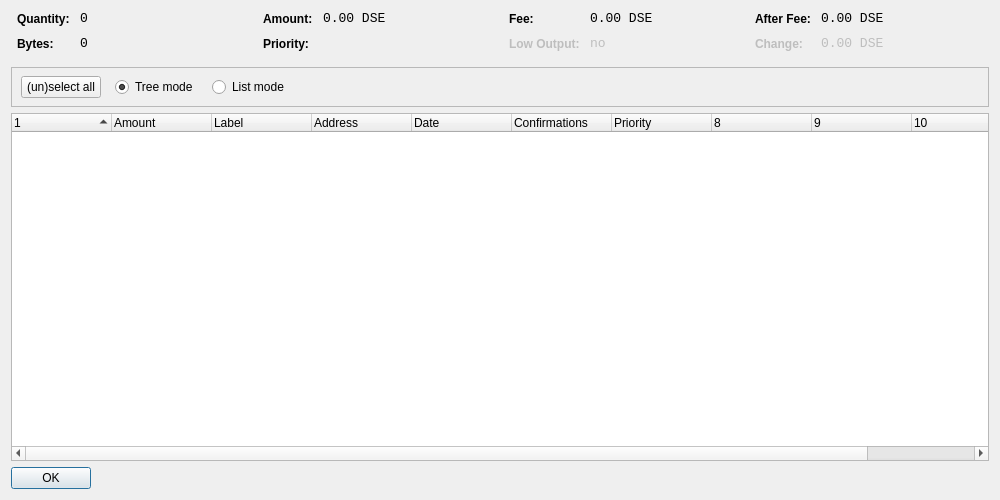
<?xml version="1.0" encoding="UTF-8"?>
<ui version="4.0">
 <class>CoinControlDialog</class>
 <widget class="QDialog" name="CoinControlDialog">
  <property name="geometry">
   <rect>
    <x>0</x>
    <y>0</y>
    <width>1000</width>
    <height>500</height>
   </rect>
  </property>
  <property name="windowTitle">
   <string>Coin Control</string>
  </property>
  <layout class="QVBoxLayout" name="verticalLayout">
   <item>
    <layout class="QHBoxLayout" name="horizontalLayoutTop" stretch="0,0,0,0">
     <property name="topMargin">
      <number>0</number>
     </property>
     <property name="bottomMargin">
      <number>10</number>
     </property>
     <item>
      <layout class="QFormLayout" name="formLayoutCoinControl1">
       <property name="horizontalSpacing">
        <number>10</number>
       </property>
       <property name="verticalSpacing">
        <number>10</number>
       </property>
       <property name="leftMargin">
        <number>6</number>
       </property>
       <property name="rightMargin">
        <number>6</number>
       </property>
       <item row="0" column="0">
        <widget class="QLabel" name="labelCoinControlQuantityText">
         <property name="styleSheet">
          <string notr="true">font-weight:bold;</string>
         </property>
         <property name="text">
          <string>Quantity:</string>
         </property>
        </widget>
       </item>
       <item row="0" column="1">
        <widget class="QLabel" name="labelCoinControlQuantity">
         <property name="font">
          <font>
           <family>Monospace</family>
           <pointsize>10</pointsize>
          </font>
         </property>
         <property name="cursor">
          <cursorShape>IBeamCursor</cursorShape>
         </property>
         <property name="contextMenuPolicy">
          <enum>Qt::ActionsContextMenu</enum>
         </property>
         <property name="text">
          <string notr="true">0</string>
         </property>
         <property name="textInteractionFlags">
          <set>Qt::LinksAccessibleByMouse|Qt::TextSelectableByKeyboard|Qt::TextSelectableByMouse</set>
         </property>
        </widget>
       </item>
       <item row="1" column="0">
        <widget class="QLabel" name="labelCoinControlBytesText">
         <property name="styleSheet">
          <string notr="true">font-weight:bold;</string>
         </property>
         <property name="text">
          <string>Bytes:</string>
         </property>
        </widget>
       </item>
       <item row="1" column="1">
        <widget class="QLabel" name="labelCoinControlBytes">
         <property name="font">
          <font>
           <family>Monospace</family>
           <pointsize>10</pointsize>
          </font>
         </property>
         <property name="cursor">
          <cursorShape>IBeamCursor</cursorShape>
         </property>
         <property name="contextMenuPolicy">
          <enum>Qt::ActionsContextMenu</enum>
         </property>
         <property name="text">
          <string notr="true">0</string>
         </property>
         <property name="textInteractionFlags">
          <set>Qt::LinksAccessibleByMouse|Qt::TextSelectableByKeyboard|Qt::TextSelectableByMouse</set>
         </property>
        </widget>
       </item>
      </layout>
     </item>
     <item>
      <layout class="QFormLayout" name="formLayoutCoinControl2">
       <property name="horizontalSpacing">
        <number>10</number>
       </property>
       <property name="verticalSpacing">
        <number>10</number>
       </property>
       <property name="leftMargin">
        <number>6</number>
       </property>
       <property name="rightMargin">
        <number>6</number>
       </property>
       <item row="0" column="0">
        <widget class="QLabel" name="labelCoinControlAmountText">
         <property name="styleSheet">
          <string notr="true">font-weight:bold;</string>
         </property>
         <property name="text">
          <string>Amount:</string>
         </property>
        </widget>
       </item>
       <item row="0" column="1">
        <widget class="QLabel" name="labelCoinControlAmount">
         <property name="font">
          <font>
           <family>Monospace</family>
           <pointsize>10</pointsize>
          </font>
         </property>
         <property name="cursor">
          <cursorShape>IBeamCursor</cursorShape>
         </property>
         <property name="contextMenuPolicy">
          <enum>Qt::ActionsContextMenu</enum>
         </property>
         <property name="text">
          <string notr="true">0.00 DSE</string>
         </property>
         <property name="textInteractionFlags">
          <set>Qt::LinksAccessibleByMouse|Qt::TextSelectableByKeyboard|Qt::TextSelectableByMouse</set>
         </property>
        </widget>
       </item>
       <item row="1" column="0">
        <widget class="QLabel" name="labelCoinControlPriorityText">
         <property name="styleSheet">
          <string notr="true">font-weight:bold;</string>
         </property>
         <property name="text">
          <string>Priority:</string>
         </property>
        </widget>
       </item>
       <item row="1" column="1">
        <widget class="QLabel" name="labelCoinControlPriority">
         <property name="font">
          <font>
           <family>Monospace</family>
           <pointsize>10</pointsize>
          </font>
         </property>
         <property name="cursor">
          <cursorShape>IBeamCursor</cursorShape>
         </property>
         <property name="contextMenuPolicy">
          <enum>Qt::ActionsContextMenu</enum>
         </property>
         <property name="text">
          <string/>
         </property>
         <property name="textInteractionFlags">
          <set>Qt::LinksAccessibleByMouse|Qt::TextSelectableByKeyboard|Qt::TextSelectableByMouse</set>
         </property>
        </widget>
       </item>
      </layout>
     </item>
     <item>
      <layout class="QFormLayout" name="formLayoutCoinControl3">
       <property name="horizontalSpacing">
        <number>10</number>
       </property>
       <property name="verticalSpacing">
        <number>10</number>
       </property>
       <property name="leftMargin">
        <number>6</number>
       </property>
       <property name="rightMargin">
        <number>6</number>
       </property>
       <item row="0" column="0">
        <widget class="QLabel" name="labelCoinControlFeeText">
         <property name="styleSheet">
          <string notr="true">font-weight:bold;</string>
         </property>
         <property name="text">
          <string>Fee:</string>
         </property>
        </widget>
       </item>
       <item row="0" column="1">
        <widget class="QLabel" name="labelCoinControlFee">
         <property name="font">
          <font>
           <family>Monospace</family>
           <pointsize>10</pointsize>
          </font>
         </property>
         <property name="cursor">
          <cursorShape>IBeamCursor</cursorShape>
         </property>
         <property name="contextMenuPolicy">
          <enum>Qt::ActionsContextMenu</enum>
         </property>
         <property name="text">
          <string notr="true">0.00 DSE</string>
         </property>
         <property name="textInteractionFlags">
          <set>Qt::LinksAccessibleByMouse|Qt::TextSelectableByKeyboard|Qt::TextSelectableByMouse</set>
         </property>
        </widget>
       </item>
       <item row="1" column="0">
        <widget class="QLabel" name="labelCoinControlLowOutputText">
         <property name="enabled">
          <bool>false</bool>
         </property>
         <property name="styleSheet">
          <string notr="true">font-weight:bold;</string>
         </property>
         <property name="text">
          <string>Low Output:</string>
         </property>
        </widget>
       </item>
       <item row="1" column="1">
        <widget class="QLabel" name="labelCoinControlLowOutput">
         <property name="enabled">
          <bool>false</bool>
         </property>
         <property name="font">
          <font>
           <family>Monospace</family>
           <pointsize>10</pointsize>
          </font>
         </property>
         <property name="cursor">
          <cursorShape>IBeamCursor</cursorShape>
         </property>
         <property name="contextMenuPolicy">
          <enum>Qt::ActionsContextMenu</enum>
         </property>
         <property name="text">
          <string notr="true">no</string>
         </property>
         <property name="textInteractionFlags">
          <set>Qt::LinksAccessibleByMouse|Qt::TextSelectableByKeyboard|Qt::TextSelectableByMouse</set>
         </property>
        </widget>
       </item>
      </layout>
     </item>
     <item>
      <layout class="QFormLayout" name="formLayoutCoinControl4">
       <property name="horizontalSpacing">
        <number>10</number>
       </property>
       <property name="verticalSpacing">
        <number>10</number>
       </property>
       <property name="leftMargin">
        <number>6</number>
       </property>
       <property name="rightMargin">
        <number>6</number>
       </property>
       <item row="0" column="0">
        <widget class="QLabel" name="labelCoinControlAfterFeeText">
         <property name="styleSheet">
          <string notr="true">font-weight:bold;</string>
         </property>
         <property name="text">
          <string>After Fee:</string>
         </property>
        </widget>
       </item>
       <item row="0" column="1">
        <widget class="QLabel" name="labelCoinControlAfterFee">
         <property name="font">
          <font>
           <family>Monospace</family>
           <pointsize>10</pointsize>
          </font>
         </property>
         <property name="cursor">
          <cursorShape>IBeamCursor</cursorShape>
         </property>
         <property name="contextMenuPolicy">
          <enum>Qt::ActionsContextMenu</enum>
         </property>
         <property name="text">
          <string notr="true">0.00 DSE</string>
         </property>
         <property name="textInteractionFlags">
          <set>Qt::LinksAccessibleByMouse|Qt::TextSelectableByKeyboard|Qt::TextSelectableByMouse</set>
         </property>
        </widget>
       </item>
       <item row="1" column="0">
        <widget class="QLabel" name="labelCoinControlChangeText">
         <property name="enabled">
          <bool>false</bool>
         </property>
         <property name="styleSheet">
          <string notr="true">font-weight:bold;</string>
         </property>
         <property name="text">
          <string>Change:</string>
         </property>
        </widget>
       </item>
       <item row="1" column="1">
        <widget class="QLabel" name="labelCoinControlChange">
         <property name="enabled">
          <bool>false</bool>
         </property>
         <property name="font">
          <font>
           <family>Monospace</family>
           <pointsize>10</pointsize>
          </font>
         </property>
         <property name="cursor">
          <cursorShape>IBeamCursor</cursorShape>
         </property>
         <property name="contextMenuPolicy">
          <enum>Qt::ActionsContextMenu</enum>
         </property>
         <property name="text">
          <string notr="true">0.00 DSE</string>
         </property>
         <property name="textInteractionFlags">
          <set>Qt::LinksAccessibleByMouse|Qt::TextSelectableByKeyboard|Qt::TextSelectableByMouse</set>
         </property>
        </widget>
       </item>
      </layout>
     </item>
    </layout>
   </item>
   <item>
    <widget class="QFrame" name="frame">
     <property name="minimumSize">
      <size>
       <width>0</width>
       <height>40</height>
      </size>
     </property>
     <property name="frameShape">
      <enum>QFrame::StyledPanel</enum>
     </property>
     <property name="frameShadow">
      <enum>QFrame::Sunken</enum>
     </property>
     <widget class="QWidget" name="horizontalLayoutWidget">
      <property name="geometry">
       <rect>
        <x>10</x>
        <y>0</y>
        <width>781</width>
        <height>41</height>
       </rect>
      </property>
      <layout class="QHBoxLayout" name="horizontalLayoutPanel" stretch="0,0,0,0,0">
       <property name="spacing">
        <number>14</number>
       </property>
       <item>
        <widget class="QPushButton" name="pushButtonSelectAll">
         <property name="sizePolicy">
          <sizepolicy hsizetype="Maximum" vsizetype="Fixed">
           <horstretch>0</horstretch>
           <verstretch>0</verstretch>
          </sizepolicy>
         </property>
         <property name="text">
          <string>(un)select all</string>
         </property>
        </widget>
       </item>
       <item>
        <widget class="QRadioButton" name="radioTreeMode">
         <property name="sizePolicy">
          <sizepolicy hsizetype="Maximum" vsizetype="Fixed">
           <horstretch>0</horstretch>
           <verstretch>0</verstretch>
          </sizepolicy>
         </property>
         <property name="text">
          <string>Tree mode</string>
         </property>
         <property name="checked">
          <bool>true</bool>
         </property>
        </widget>
       </item>
       <item>
        <widget class="QRadioButton" name="radioListMode">
         <property name="sizePolicy">
          <sizepolicy hsizetype="Maximum" vsizetype="Fixed">
           <horstretch>0</horstretch>
           <verstretch>0</verstretch>
          </sizepolicy>
         </property>
         <property name="text">
          <string>List mode</string>
         </property>
        </widget>
       </item>
       <item>
        <spacer name="horizontalSpacer">
         <property name="orientation">
          <enum>Qt::Horizontal</enum>
         </property>
         <property name="sizeHint" stdset="0">
          <size>
           <width>40</width>
           <height>20</height>
          </size>
         </property>
        </spacer>
       </item>
      </layout>
     </widget>
    </widget>
   </item>
   <item>
    <widget class="CoinControlTreeWidget" name="treeWidget">
     <property name="contextMenuPolicy">
      <enum>Qt::CustomContextMenu</enum>
     </property>
     <property name="sortingEnabled">
      <bool>false</bool>
     </property>
     <property name="columnCount">
      <number>11</number>
     </property>
     <attribute name="headerShowSortIndicator" stdset="0">
      <bool>true</bool>
     </attribute>
     <attribute name="headerStretchLastSection">
      <bool>false</bool>
     </attribute>
     <column>
      <property name="text">
       <string/>
      </property>
     </column>
     <column>
      <property name="text">
       <string>Amount</string>
      </property>
     </column>
     <column>
      <property name="text">
       <string>Label</string>
      </property>
     </column>
     <column>
      <property name="text">
       <string>Address</string>
      </property>
     </column>
     <column>
      <property name="text">
       <string>Date</string>
      </property>
     </column>
     <column>
      <property name="text">
       <string>Confirmations</string>
      </property>
      <property name="toolTip">
       <string>Confirmed</string>
      </property>
     </column>
     <column>
      <property name="text">
       <string>Priority</string>
      </property>
     </column>
     <column>
      <property name="text">
       <string/>
      </property>
     </column>
     <column>
      <property name="text">
       <string/>
      </property>
     </column>
     <column>
      <property name="text">
       <string/>
      </property>
     </column>
     <column>
      <property name="text">
       <string/>
      </property>
     </column>
    </widget>
   </item>
   <item>
    <widget class="QDialogButtonBox" name="buttonBox">
     <property name="sizePolicy">
      <sizepolicy hsizetype="Maximum" vsizetype="Fixed">
       <horstretch>0</horstretch>
       <verstretch>0</verstretch>
      </sizepolicy>
     </property>
     <property name="orientation">
      <enum>Qt::Horizontal</enum>
     </property>
     <property name="standardButtons">
      <set>QDialogButtonBox::Ok</set>
     </property>
    </widget>
   </item>
  </layout>
 </widget>
 <customwidgets>
  <customwidget>
   <class>CoinControlTreeWidget</class>
   <extends>QTreeWidget</extends>
   <header>coincontroltreewidget.h</header>
  </customwidget>
 </customwidgets>
 <resources/>
 <connections/>
</ui>
